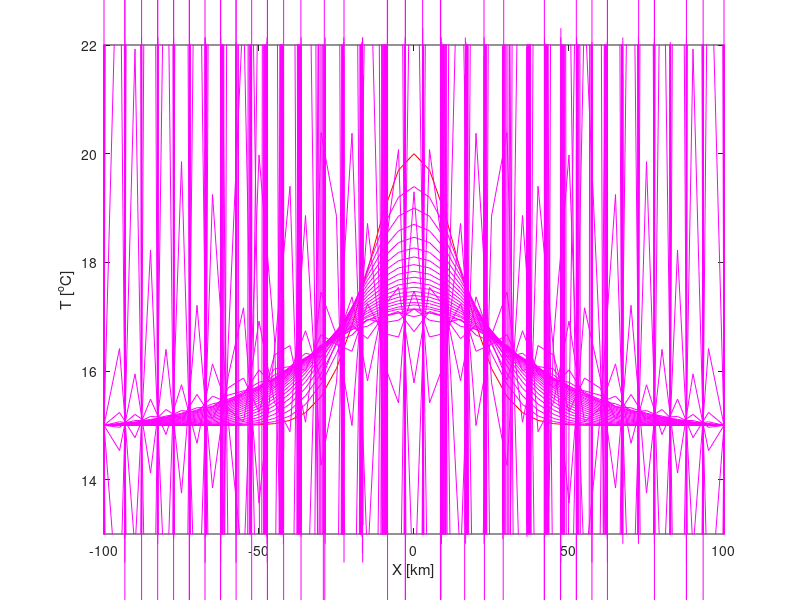

Source code (MATLAB):
%
% Linear advection in 1D
%
%  dT/dt =  -K d2T/dx2
%
%
clear all
close all
%
nu=20000;		% Diffusion parameter [m2.s-1]
dx=5.e3;		% X resolution [m]
dt=1250;		% time step [s]
daymax=10;		% duration of simulation [days]
xmax=100.e3;    % Length of the basin [m]
%
% Test of the CFL criterion
%
disp(['DT = ',num2str(dt)])
disp(['DX/DT = ',num2str(dx/dt)])
disp(['COURANT NUMBER (2 nu dt2/dx2) = ',num2str(2*nu*dt/dx^2)])
disp(' ')
%
% Grid definition
%
x=-100e3:dx:100e3;
L=length(x);
disp(['grid size : ',num2str(L)])
disp(' ')
%
% Initial condition
%
T=15+5*exp(-(x/20e3).^2);
%
% First plot
%
plot(x/1000,T,'r')
xlabel('X [km]')
ylabel('T [^oC]')
axis([-100 100 13 22]) 
hold on
%
% Main computing loop
%
nstep=0;
for time=0:dt/(24*3600):daymax
  nstep=nstep+1;
%
% Diffusion term
% 
  rhs=nu*(T(1:end-2)-2*T(2:end-1)+T(3:end))./(dx^2);
%
% Euler time stepping
%
  T(2:end-1)=T(2:end-1)+dt*rhs;
%
% Boundary conditions (Dirichlet)
%
  T(1)=15;
  T(end)=15;
%
% Figure
%
  plot(x/1000,T,'m')
  Mov(nstep) = getframe;
end
hold off
movie(Mov,2)
